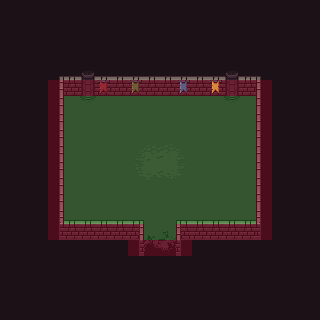

Rendered tile map (Tiled .tmx) drawn with the repository's tilesets; below, a short description and the full map source, tile grids included:
An orthogonal 20x20 tile map with 16x16 px tiles, 6 tile layers (bg, floor, exits, fg, ...), 4 tilesets and 3 objects (s).

<map version="1.5" tiledversion="1.6.0" orientation="orthogonal" renderorder="right-down" width="20" height="20" tilewidth="16" tileheight="16" infinite="0" nextlayerid="11" nextobjectid="8">
 <tileset firstgid="1" source="0x72_16x16DungeonTileset_walls.v1.tsx" />
 <tileset firstgid="257" source="0x72_16x16DungeonTileset.v4.tsx" />
 <tileset firstgid="513" source="NavigationTileSet.tsx" />
 <tileset firstgid="515" source="spawnTileset.tsx" />
 <layer id="1" name="bg" width="20" height="20">
  <data encoding="csv">
130,130,130,130,130,130,130,130,130,130,130,130,130,130,130,130,130,130,130,130,
130,130,130,130,130,130,130,130,130,130,130,130,130,130,130,130,130,130,130,130,
130,130,130,130,130,130,130,130,130,130,130,130,130,130,130,130,130,130,130,130,
130,130,130,130,130,130,130,130,130,130,130,130,130,130,130,130,130,130,130,130,
130,130,130,130,130,130,130,130,130,130,130,130,130,130,130,130,130,130,130,130,
130,130,130,130,130,130,130,130,130,130,130,130,130,130,130,130,130,130,130,130,
130,130,130,130,130,130,130,130,130,130,130,130,130,130,130,130,130,130,130,130,
130,130,130,130,130,130,130,130,130,130,130,130,130,130,130,130,130,130,130,130,
130,130,130,130,130,130,130,130,130,130,130,130,130,130,130,130,130,130,130,130,
130,130,130,130,130,130,130,130,130,130,130,130,130,130,130,130,130,130,130,130,
130,130,130,130,130,130,130,130,130,130,130,130,130,130,130,130,130,130,130,130,
130,130,130,130,130,130,130,130,130,130,130,130,130,130,130,130,130,130,130,130,
130,130,130,130,130,130,130,130,130,130,130,130,130,130,130,130,130,130,130,130,
130,130,130,130,130,130,130,130,130,130,130,130,130,130,130,130,130,130,130,130,
130,130,130,130,130,130,130,130,130,130,130,130,130,130,130,130,130,130,130,130,
130,130,130,130,130,130,130,130,130,130,130,130,130,130,130,130,130,130,130,130,
130,130,130,130,130,130,130,130,130,130,130,130,130,130,130,130,130,130,130,130,
130,130,130,130,130,130,130,130,130,130,130,130,130,130,130,130,130,130,130,130,
130,130,130,130,130,130,130,130,130,130,130,130,130,130,130,130,130,130,130,130,
130,130,130,130,130,130,130,130,130,130,130,130,130,130,130,130,130,130,130,130
</data>
 </layer>
 <layer id="2" name="floor" width="20" height="20">
  <data encoding="csv">
0,0,0,0,0,0,0,0,0,0,0,0,0,0,0,0,0,0,0,0,
0,0,0,0,0,0,0,0,0,0,0,0,0,0,0,0,0,0,0,0,
0,0,0,0,0,0,0,0,0,0,0,0,0,0,0,0,0,0,0,0,
0,0,0,0,0,0,0,0,0,0,0,0,0,0,0,0,0,0,0,0,
0,0,0,0,0,0,0,0,0,0,0,0,0,0,0,0,0,0,0,0,
0,0,0,0,0,0,0,0,0,0,0,0,0,0,0,0,0,0,0,0,
0,0,0,0,107,107,107,107,107,107,107,107,107,107,107,107,0,0,0,0,
0,0,0,0,107,107,107,107,107,107,107,107,107,107,107,107,0,0,0,0,
0,0,0,0,107,107,107,107,107,107,107,107,107,107,107,107,0,0,0,0,
0,0,0,0,107,107,107,107,107,107,107,107,107,107,107,107,0,0,0,0,
0,0,0,0,107,107,107,107,107,107,107,107,107,107,107,107,0,0,0,0,
0,0,0,0,107,107,107,107,107,107,107,107,107,107,107,107,0,0,0,0,
0,0,0,0,107,107,107,107,107,107,107,107,107,107,107,107,0,0,0,0,
0,0,0,0,107,107,107,107,107,107,107,107,107,107,107,107,0,0,0,0,
0,0,0,0,107,107,107,107,107,107,107,107,107,107,107,107,0,0,0,0,
0,0,0,0,0,0,0,0,0,107,107,0,0,0,0,0,0,0,0,0,
0,0,0,0,0,0,0,0,0,0,0,0,0,0,0,0,0,0,0,0,
0,0,0,0,0,0,0,0,0,0,0,0,0,0,0,0,0,0,0,0,
0,0,0,0,0,0,0,0,0,0,0,0,0,0,0,0,0,0,0,0,
0,0,0,0,0,0,0,0,0,0,0,0,0,0,0,0,0,0,0,0
</data>
 </layer>
 <layer id="5" name="exits" width="20" height="20">
  <data encoding="csv">
0,0,0,0,0,0,0,0,0,0,0,0,0,0,0,0,0,0,0,0,
0,0,0,0,0,0,0,0,0,0,0,0,0,0,0,0,0,0,0,0,
0,0,0,0,0,0,0,0,0,0,0,0,0,0,0,0,0,0,0,0,
0,0,0,0,0,0,0,0,0,0,0,0,0,0,0,0,0,0,0,0,
0,0,0,0,0,0,0,0,0,0,0,0,0,0,0,0,0,0,0,0,
0,0,0,0,0,0,0,0,0,0,0,0,0,0,0,0,0,0,0,0,
0,0,0,0,0,0,0,0,0,0,0,0,0,0,0,0,0,0,0,0,
0,0,0,0,0,0,0,0,0,0,0,0,0,0,0,0,0,0,0,0,
0,0,0,0,0,0,0,0,0,0,0,0,0,0,0,0,0,0,0,0,
0,0,0,0,0,0,0,0,0,0,0,0,0,0,0,0,0,0,0,0,
0,0,0,0,0,0,0,0,0,0,0,0,0,0,0,0,0,0,0,0,
0,0,0,0,0,0,0,0,0,0,0,0,0,0,0,0,0,0,0,0,
0,0,0,0,0,0,0,0,0,0,0,0,0,0,0,0,0,0,0,0,
0,0,0,0,0,0,0,0,0,0,0,0,0,0,0,0,0,0,0,0,
0,0,0,0,0,0,0,0,0,383,384,0,0,0,0,0,0,0,0,0,
0,0,0,0,0,0,0,0,0,399,400,0,0,0,0,0,0,0,0,0,
0,0,0,0,0,0,0,0,0,0,0,0,0,0,0,0,0,0,0,0,
0,0,0,0,0,0,0,0,0,0,0,0,0,0,0,0,0,0,0,0,
0,0,0,0,0,0,0,0,0,0,0,0,0,0,0,0,0,0,0,0,
0,0,0,0,0,0,0,0,0,0,0,0,0,0,0,0,0,0,0,0
</data>
 </layer>
 <layer id="3" name="fg" width="20" height="20">
  <data encoding="csv">
0,0,0,0,0,0,0,0,0,0,0,0,0,0,0,0,0,0,0,0,
0,0,0,0,0,0,0,0,0,0,0,0,0,0,0,0,0,0,0,0,
0,0,0,0,0,0,0,0,0,0,0,0,0,0,0,0,0,0,0,0,
0,0,0,0,0,0,0,0,0,0,0,0,0,0,0,0,0,0,0,0,
0,0,0,1,2,2,2,2,2,2,2,2,2,2,2,2,3,0,0,0,
0,0,0,17,18,18,18,18,18,18,18,18,18,18,18,18,19,0,0,0,
0,0,0,17,0,0,0,0,0,0,0,0,0,0,0,0,19,0,0,0,
0,0,0,17,0,0,0,0,0,0,0,0,0,0,0,0,19,0,0,0,
0,0,0,17,0,0,0,0,0,0,0,0,0,0,0,0,19,0,0,0,
0,0,0,17,0,0,0,0,0,0,0,0,0,0,0,0,19,0,0,0,
0,0,0,17,0,0,0,0,0,0,0,0,0,0,0,0,19,0,0,0,
0,0,0,17,0,0,0,0,0,0,0,0,0,0,0,0,19,0,0,0,
0,0,0,17,0,0,0,0,0,0,0,0,0,0,0,0,19,0,0,0,
0,0,0,33,34,34,34,34,5,0,0,4,34,34,34,34,35,0,0,0,
0,0,0,49,50,50,50,50,21,0,0,20,50,50,50,50,51,0,0,0,
0,0,0,0,0,0,0,0,49,0,0,51,0,0,0,0,0,0,0,0,
0,0,0,0,0,0,0,0,0,0,0,0,0,0,0,0,0,0,0,0,
0,0,0,0,0,0,0,0,0,0,0,0,0,0,0,0,0,0,0,0,
0,0,0,0,0,0,0,0,0,0,0,0,0,0,0,0,0,0,0,0,
0,0,0,0,0,0,0,0,0,0,0,0,0,0,0,0,0,0,0,0
</data>
 </layer>
 <layer id="4" name="props" width="20" height="20">
  <data encoding="csv">
0,0,0,0,0,0,0,0,0,0,0,0,0,0,0,0,0,0,0,0,
0,0,0,0,0,0,0,0,0,0,0,0,0,0,0,0,0,0,0,0,
0,0,0,0,0,0,0,0,0,0,0,0,0,0,0,0,0,0,0,0,
0,0,0,0,0,0,0,0,0,0,0,0,0,0,0,0,0,0,0,0,
0,0,0,0,0,311,0,0,0,0,0,0,0,0,311,0,0,0,0,0,
0,0,0,0,0,327,333,0,334,0,0,335,0,336,327,0,0,0,0,0,
0,0,0,0,0,343,0,0,0,0,0,0,0,0,343,0,0,0,0,0,
0,0,0,0,0,0,0,0,0,0,0,0,0,0,0,0,0,0,0,0,
0,0,0,0,0,0,0,0,0,0,0,0,0,0,0,0,0,0,0,0,
0,0,0,0,0,0,0,0,353,354,355,356,0,0,0,0,0,0,0,0,
0,0,0,0,0,0,0,0,369,370,371,372,0,0,0,0,0,0,0,0,
0,0,0,0,0,0,0,0,0,386,387,0,0,0,0,0,0,0,0,0,
0,0,0,0,0,0,0,0,0,0,0,0,0,0,0,0,0,0,0,0,
0,0,0,0,0,0,0,0,0,0,0,0,0,0,0,0,0,0,0,0,
0,0,0,0,0,0,0,0,0,0,0,0,0,0,0,0,0,0,0,0,
0,0,0,0,0,0,0,0,0,0,0,0,0,0,0,0,0,0,0,0,
0,0,0,0,0,0,0,0,0,0,0,0,0,0,0,0,0,0,0,0,
0,0,0,0,0,0,0,0,0,0,0,0,0,0,0,0,0,0,0,0,
0,0,0,0,0,0,0,0,0,0,0,0,0,0,0,0,0,0,0,0,
0,0,0,0,0,0,0,0,0,0,0,0,0,0,0,0,0,0,0,0
</data>
 </layer>
 <objectgroup id="6" name="Collisions">
  <object id="1" x="64" y="220">
   <polygon points="0,0 0,-132 16,-132 20,-128 28,-128 32,-132 160,-132 164,-128 172,-128 176,-132 192,-132 192,0 112,0 112,36 80,36 80,0" />
  </object>
 </objectgroup>
 <objectgroup id="9" name="Void" />
 <objectgroup id="10" name="SpawnPoints">
  <object id="7" gid="518" x="144" y="240" width="16" height="16" />
 </objectgroup>
 <objectgroup id="7" name="Gates">
  <object id="4" name="s" x="144" y="256">
   <polygon points="0,0 0,-16 32,-16 32,0" />
  </object>
 </objectgroup>
 <layer id="8" name="navigation" width="20" height="20" opacity="0.21">
  <data encoding="csv">
0,0,0,0,0,0,0,0,0,0,0,0,0,0,0,0,0,0,0,0,
0,0,0,0,0,0,0,0,0,0,0,0,0,0,0,0,0,0,0,0,
0,0,0,0,0,0,0,0,0,0,0,0,0,0,0,0,0,0,0,0,
0,0,0,0,0,0,0,0,0,0,0,0,0,0,0,0,0,0,0,0,
0,0,0,0,0,0,0,0,0,0,0,0,0,0,0,0,0,0,0,0,
0,0,0,514,514,514,514,514,514,514,514,514,514,514,514,514,514,0,0,0,
0,0,0,514,513,513,513,513,513,513,513,513,513,513,513,513,514,0,0,0,
0,0,0,514,513,513,513,513,513,513,513,513,513,513,513,513,514,0,0,0,
0,0,0,514,513,513,513,513,513,513,513,513,513,513,513,513,514,0,0,0,
0,0,0,514,513,513,513,513,513,513,513,513,513,513,513,513,514,0,0,0,
0,0,0,514,513,513,513,513,513,513,513,513,513,513,513,513,514,0,0,0,
0,0,0,514,513,513,513,513,513,513,513,513,513,513,513,513,514,0,0,0,
0,0,0,514,513,513,513,513,513,513,513,513,513,513,513,513,514,0,0,0,
0,0,0,514,513,513,513,513,513,513,513,513,513,513,513,513,514,0,0,0,
0,0,0,514,514,514,514,514,514,513,513,514,514,514,514,514,514,0,0,0,
0,0,0,0,0,0,0,0,514,514,514,514,0,0,0,0,0,0,0,0,
0,0,0,0,0,0,0,0,0,0,0,0,0,0,0,0,0,0,0,0,
0,0,0,0,0,0,0,0,0,0,0,0,0,0,0,0,0,0,0,0,
0,0,0,0,0,0,0,0,0,0,0,0,0,0,0,0,0,0,0,0,
0,0,0,0,0,0,0,0,0,0,0,0,0,0,0,0,0,0,0,0
</data>
 </layer>
</map>
